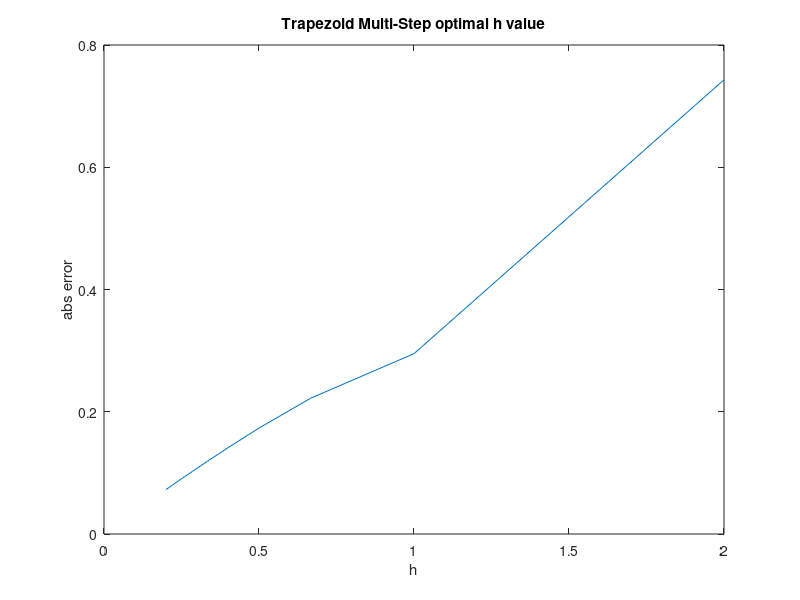
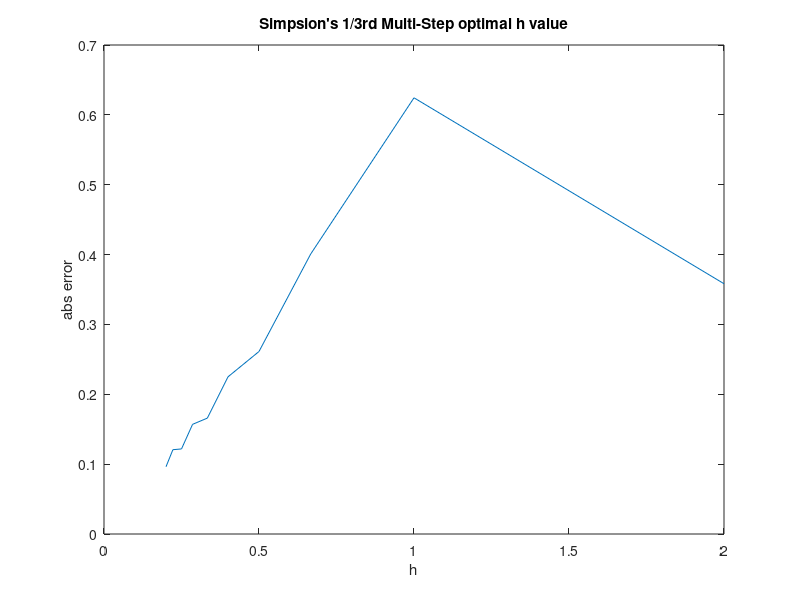

MATLAB code to generate these figures, in order: (Note: this script raises an error after producing the figures.)
clc;
clear;
close all;

answer = 0.74306944;

% f =@(x) exp(-x^2);
f =@(x) 1 / ((1+x^3)^0.5);

a = 1;
b = 3;

%% Single Step

% Trapezoid
h = (b-a);
trap_integral = h/2 * (f(a) + f(b));
fprintf("Trapezoid Single step: %f\n\n", trap_integral)

% Simpsion's 1/3rd
h = (b-a)/2;
simp_1_3_integral = (b-a)/6 * (f(a) + 4*f(a+h) + f(b));
fprintf("Simpsion's 1/3rd Single step: %f\n", simp_1_3_integral)

% Simpsion's 3/8rd
h = (b-a)/3;
simp_3_8_integral = (3*h/8) * (f(a) + 3*f(a+h) + 3*f(a+2*h) + f(b));
fprintf("Simpsion's 3/8th Single step: %f\n", simp_3_8_integral)


%% Multiple Steps

% Trapezoid
trap_mul_hs = [];
trap_mul_errors = [];
M = linspace(100, 200, 10);

% M = 100;
for m = 1:length(M)
    h = (b-a)/m;
    trap_mul_hs(end+1) = h;
    k_val = linspace(a, b, m);
    
    sum = 0;
    for k = 1:m-1
        sum = sum + (   f(k_val(k))  +  f(k_val(k+1))   );
    end
    trap_mul = (h/2) * sum;
    trap_mul_errors(end+1) = abs(answer - trap_mul);
end
figure()
plot(trap_mul_hs, trap_mul_errors)
xlabel('h');
ylabel('abs error');
title("Trapezoid Multi-Step optimal h value")
fprintf("\n\nTrapezoid Multi step: %f\n",trap_mul)


% Simpsion's 1/3rd

simp_1_3_mul_hs = [];
simp_1_3_mul_errors = [];
M = linspace(100, 200, 10);
for m = 1:length(M)
    n = 2 * m; % n = 2M
    k_val = linspace(a, b, n/2);
    h = (b-a)/m;
    simp_1_3_mul_hs(end+1) = h;

    sum = 0;
    
    for k = 1:n/2
        if mod(k, 2) == 0
            sum = sum + (2 * f(k_val(k)));
        else
            sum = sum + (4 * f(k_val(k)));
        end
    end
    
    simp_1_3_integral = (h/3) * (f(a) + sum + f(b));
    simp_1_3_mul_errors(end+1) = abs(simp_1_3_integral-answer);
end
fprintf("Simpsion's 1/3rd Multi step: %f\n\n\n", simp_1_3_integral)

figure()
plot(simp_1_3_mul_hs, simp_1_3_mul_errors)
xlabel('h');
ylabel('abs error');
title("Simpsion's 1/3rd Multi-Step optimal h value")

%% Gauss Legendre

f_gl =@(x) 1 / sqrt(1+((x+2)^3));

% 2 point
x_2_1 = -1/sqrt(3);
x_2_2 = 1/sqrt(3);

w_2_1 = 1;
w_2_2 = 1;

gl_2 = (w_2_1 * f_gl(x_2_1)) + (w_2_2 * f_gl(x_2_2));
fprintf("Gauss Legendre 2 point: %f\n", gl_2)

% 3 point
x_3_1 = -sqrt(3/5);
x_3_2 = 0;
x_3_3 = sqrt(3/5);

w_3_1 = 5/9;
w_3_2 = 8/9;
w_3_3 = 5/9;

gl_3 = (w_3_1 * f_gl(x_3_1)) + (w_3_2 * f_gl(x_3_2)) + (w_3_3 * f_gl(x_3_3));
fprintf("Gauss Legendre 3 point: %f\n\n", gl_3)

% Adaptive Quadrature using Simpson's 1/3 Multi step method
tol = 1e-5;

function [simp_1_3_integral, h] = Simposon1_3 (f, a, b)
    M = 200;
    n = 2 * M; % n = 2M
    k_val = linspace(a, b, n/2);
    h = (b-a)/M;
    sum = 0;

    for k = 1:n/2
        if mod(k, 2) == 0
            sum = sum + (2 * f(k_val(k)));
        else
            sum = sum + (4 * f(k_val(k)));
        end
    end

    simp_1_3_integral = (h/3) * (f(a) + sum + f(b));
end

global operations hs
operations = 0;
hs = [];

function I = AdaptiveSimpson(f, a, b, tol)
    global operations hs

    operations = operations + 1;
    c = (a+b)/2;
    [S1, ~] = Simposon1_3(f, a, c);
    [S2, ~] = Simposon1_3(f, c, b);

    [I1, h] = Simposon1_3(f, a, b);
    I2 = S1 + S2;

    hs(end+1) = h;

    if abs(I1 - I2) < 15 * tol
        I = I2 + (I2 - I1)/15;

    else
        I = AdaptiveSimpson(f, a, c, tol/2) + ...
            AdaptiveSimpson(f, c, b, tol/2);
    end
end

A_Simposn = AdaptiveSimpson(f, a, b, tol);
fprintf("Adaptive Quadrature using Simpson: %f, number of operations: %d\n\n", A_Simposn, operations)
fprintf("h that were changed in adaptive simpson:\n")
disp(table(hs', 'VariableNames', {'h'}))
